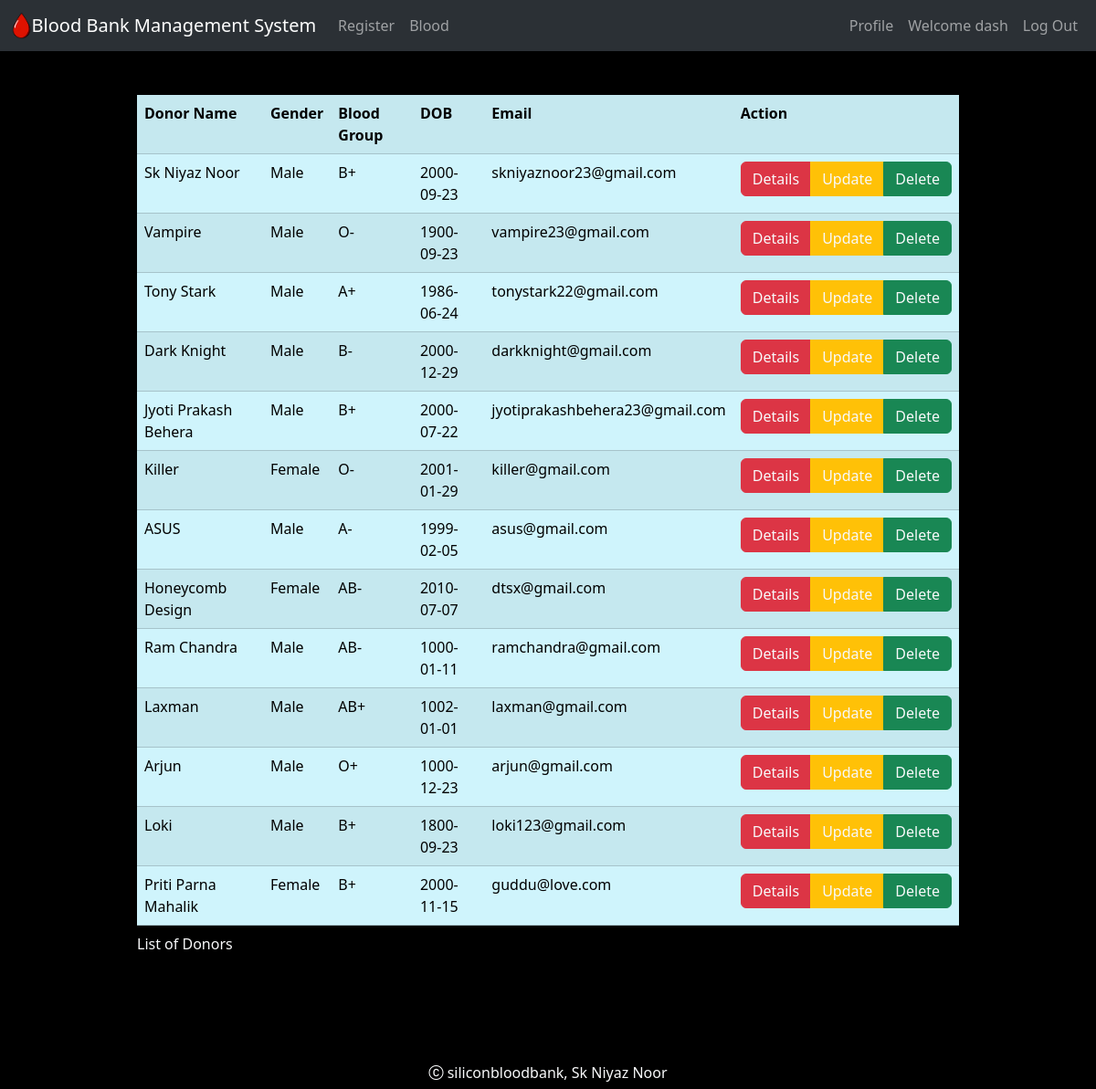
The page /Display.php (signed in) on the database its author committed.
### tables this page shows
CREATE TABLE `bloodbankinformation` (
  `did` int(11) NOT NULL,
  `dname` varchar(255) NOT NULL,
  `dgname` varchar(255) NOT NULL,
  `gender` varchar(20) NOT NULL,
  `bloodgrp` varchar(20) NOT NULL,
  `dob` date NOT NULL,
  `mobile` bigint(20) NOT NULL,
  `email` varchar(50) NOT NULL,
  `address` varchar(255) NOT NULL,
  `aadhar` bigint(20) NOT NULL,
  `pan` varchar(20) NOT NULL
);

### Display.php (the view, shortened to what this page needs)
<!DOCTYPE html>
<html lang="en">
<head>
</head>
<link
      href="https://cdn.jsdelivr.net/npm/bootstrap@5.3.2/dist/css/bootstrap.min.css"
      rel="stylesheet"
    />
    <link href="bootstrap.min.css" rel="stylesheet" />
    <link
      rel="stylesheet"
      href="https://cdn.jsdelivr.net/npm/bootstrap-icons@1.11.1/font/bootstrap-icons.css"
    />
<body>
<?php
    include_once "Navbar.php";
?>
<?php
    require_once "DataBaseConnect.php";
    $qry = "SELECT did,dname,gender,bloodgrp,dob,email FROM bloodbankinformation";
    $res = $conn->query($qry);
?>
<div class="d-flex justify-content-center">
<div class="table-responsive-sm m-5 w-75">
<table class="table table-info table-striped table-hover">
<caption class="text-light">List of Donors</caption>
    <tr>
        <th scope="col">Donor Name</th>
        <th scope="col">Gender</th>
        <th scope="col">Blood Group</th>
        <th scope="col">DOB</th>
        <th scope="col">Email</th>
        <th scope="col">Action</th>
    </tr>
    <?php
        while($bdt = $res->fetch_assoc()){
    ?>
    <tr>
        <td><?php echo $bdt['dname'] ?></td>
        <td><?php echo $bdt['gender'] ?></td>
        <td><?php echo $bdt['bloodgrp'] ?></td>
        <td><?php echo $bdt['dob'] ?></td>
        <td><?php echo $bdt['email'] ?></td>
        <td>
            <div class="btn-group" role="group" aria-label="Basic mixed styles example">
                <button type="button" class="btn btn-danger" >
                    <a href="DonorDetails.php?id=<?php echo $bdt['did'] ?>" class="text-decoration-none text-light">Details</a>
                </button>
                <button type="button" class="btn btn-warning">
                    <a href="DonorUpdate.php?id=<?php echo $bdt['did'] ?>" class="text-decoration-none text-light">Update</a>
                </button>
                <button type="button" class="btn btn-success">
                    <a href="DonorDelete.php?id=<?php echo $bdt['did'] ?>" class="text-decoration-none text-light">Delete</a>
                </button>
            </div>
        </td>
    </tr>
    <?php
        }
    ?>
</table>
</div>
</div>
<?php
    include_once "Footer.php";
?>
</body>
</html>

### rows shown on the page
bloodbankinformation: dname "Sk Niyaz Noor", gender "Male", bloodgrp "B+", dob "2000-09-23", email "skniyaznoor23@gmail.com"
bloodbankinformation: dname "Vampire", gender "Male", bloodgrp "O-", dob "1900-09-23", email "vampire23@gmail.com"
bloodbankinformation: dname "Tony Stark", gender "Male", bloodgrp "A+", dob "1986-06-24", email "tonystark22@gmail.com"
bloodbankinformation: dname "Dark Knight", gender "Male", bloodgrp "B-", dob "2000-12-29", email "darkknight@gmail.com"
bloodbankinformation: dname "Jyoti Prakash Behera", gender "Male", bloodgrp "B+", dob "2000-07-22", email "jyotiprakashbehera23@gmail.com"
bloodbankinformation: dname "Killer", gender "Female", bloodgrp "O-", dob "2001-01-29", email "killer@gmail.com"
bloodbankinformation: dname "ASUS", gender "Male", bloodgrp "A-", dob "1999-02-05", email "asus@gmail.com"
bloodbankinformation: dname "Honeycomb Design", gender "Female", bloodgrp "AB-", dob "2010-07-07", email "dtsx@gmail.com"
bloodbankinformation: dname "Ram Chandra", gender "Male", bloodgrp "AB-", dob "1000-01-11", email "ramchandra@gmail.com"
bloodbankinformation: dname "Laxman", gender "Male", bloodgrp "AB+", dob "1002-01-01", email "laxman@gmail.com"
bloodbankinformation: dname "Arjun", gender "Male", bloodgrp "O+", dob "1000-12-23", email "arjun@gmail.com"
bloodbankinformation: dname "Loki", gender "Male", bloodgrp "B+", dob "1800-09-23", email "loki123@gmail.com"
bloodbankinformation: dname "Priti Parna Mahalik", gender "Female", bloodgrp "B+", dob "2000-11-15", email "guddu@love.com"

### other values the page prints
$_SESSION['username'] "dash"
